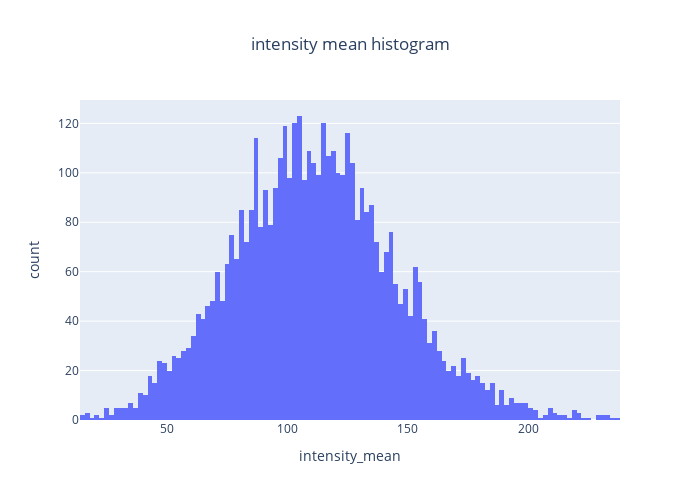

The notebook cell saved with this chart:
### Markdown cell above
### Intensity distribution

### Code cell
fig4 = px.histogram(df_stats, x='intensity_mean', title='intensity mean histogram', nbins=150)
fig4.update_layout(
    title_x=0.5,
    autosize=False,
    width=700,
    height=500,
)
fig4.show()

### Figure 1 — Plotly figure (JSON) as saved in the notebook; plotly's stock layout.template omitted (floating-point values rounded to 4 significant figures; data arrays with more than 128 entries replaced by an {"elided": "..."} marker saying what was removed)
{"data": [{"alignmentgroup": "True", "bingroup": "x", "hovertemplate": "intensity_mean=%{x}<br>count=%{y}<extra></extra>", "legendgroup": "", "marker": {"color": "#636efa", "pattern": {"shape": ""}}, "name": "", "nbinsx": 150, "offsetgroup": "", "orientation": "v", "showlegend": false, "type": "histogram", "x": {"elided": "4598 float values"}, "xaxis": "x", "yaxis": "y"}], "layout": {"autosize": false, "barmode": "relative", "height": 500, "legend": {"tracegroupgap": 0}, "title": {"text": "intensity mean histogram", "x": 0.5}, "width": 700, "xaxis": {"anchor": "y", "domain": [0, 1], "title": {"text": "intensity_mean"}}, "yaxis": {"anchor": "x", "domain": [0, 1], "title": {"text": "count"}}}}
